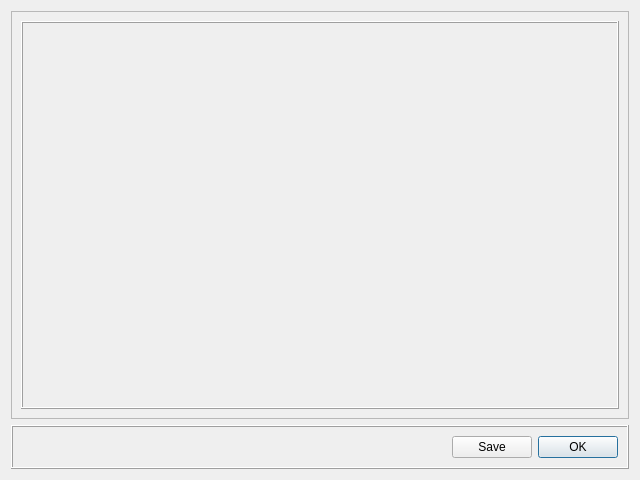
<?xml version="1.0" encoding="UTF-8"?>
<ui version="4.0">
 <class>CoverViewDialog</class>
 <widget class="QDialog" name="CoverViewDialog">
  <property name="geometry">
   <rect>
    <x>0</x>
    <y>0</y>
    <width>640</width>
    <height>480</height>
   </rect>
  </property>
  <property name="windowTitle">
   <string>Game cover view</string>
  </property>
  <property name="windowIcon">
   <iconset>
    <normaloff>:/appicon/images/appicon.png</normaloff>:/appicon/images/appicon.png</iconset>
  </property>
  <property name="locale">
   <locale language="English" country="UnitedStates"/>
  </property>
  <layout class="QGridLayout" name="gridLayout_2">
   <item row="0" column="0">
    <widget class="QFrame" name="frame_Cover">
     <property name="frameShape">
      <enum>QFrame::StyledPanel</enum>
     </property>
     <property name="frameShadow">
      <enum>QFrame::Sunken</enum>
     </property>
     <layout class="QGridLayout" name="gridLayout">
      <item row="0" column="0">
       <widget class="QLabel" name="label_GameCover">
        <property name="sizePolicy">
         <sizepolicy hsizetype="Expanding" vsizetype="Expanding">
          <horstretch>0</horstretch>
          <verstretch>0</verstretch>
         </sizepolicy>
        </property>
        <property name="frameShape">
         <enum>QFrame::Box</enum>
        </property>
        <property name="frameShadow">
         <enum>QFrame::Raised</enum>
        </property>
        <property name="text">
         <string/>
        </property>
        <property name="scaledContents">
         <bool>true</bool>
        </property>
        <property name="alignment">
         <set>Qt::AlignCenter</set>
        </property>
       </widget>
      </item>
     </layout>
    </widget>
   </item>
   <item row="1" column="0">
    <widget class="QFrame" name="frame_Buttons">
     <property name="sizePolicy">
      <sizepolicy hsizetype="Preferred" vsizetype="Fixed">
       <horstretch>0</horstretch>
       <verstretch>0</verstretch>
      </sizepolicy>
     </property>
     <property name="frameShape">
      <enum>QFrame::Box</enum>
     </property>
     <property name="frameShadow">
      <enum>QFrame::Raised</enum>
     </property>
     <layout class="QHBoxLayout" name="horizontalLayout">
      <item>
       <spacer name="horizontalSpacer">
        <property name="orientation">
         <enum>Qt::Horizontal</enum>
        </property>
        <property name="sizeHint" stdset="0">
         <size>
          <width>40</width>
          <height>20</height>
         </size>
        </property>
       </spacer>
      </item>
      <item>
       <widget class="QPushButton" name="pushButton_Save">
        <property name="text">
         <string>Save</string>
        </property>
        <property name="icon">
         <iconset resource="../wiibafu.qrc">
          <normaloff>:/images/save.png</normaloff>:/images/save.png</iconset>
        </property>
       </widget>
      </item>
      <item>
       <widget class="QPushButton" name="pushButton_OK">
        <property name="text">
         <string>OK</string>
        </property>
        <property name="icon">
         <iconset resource="../wiibafu.qrc">
          <normaloff>:/images/ok.png</normaloff>:/images/ok.png</iconset>
        </property>
        <property name="default">
         <bool>true</bool>
        </property>
       </widget>
      </item>
     </layout>
    </widget>
   </item>
  </layout>
 </widget>
 <resources>
  <include location="../wiibafu.qrc"/>
 </resources>
 <connections/>
</ui>
